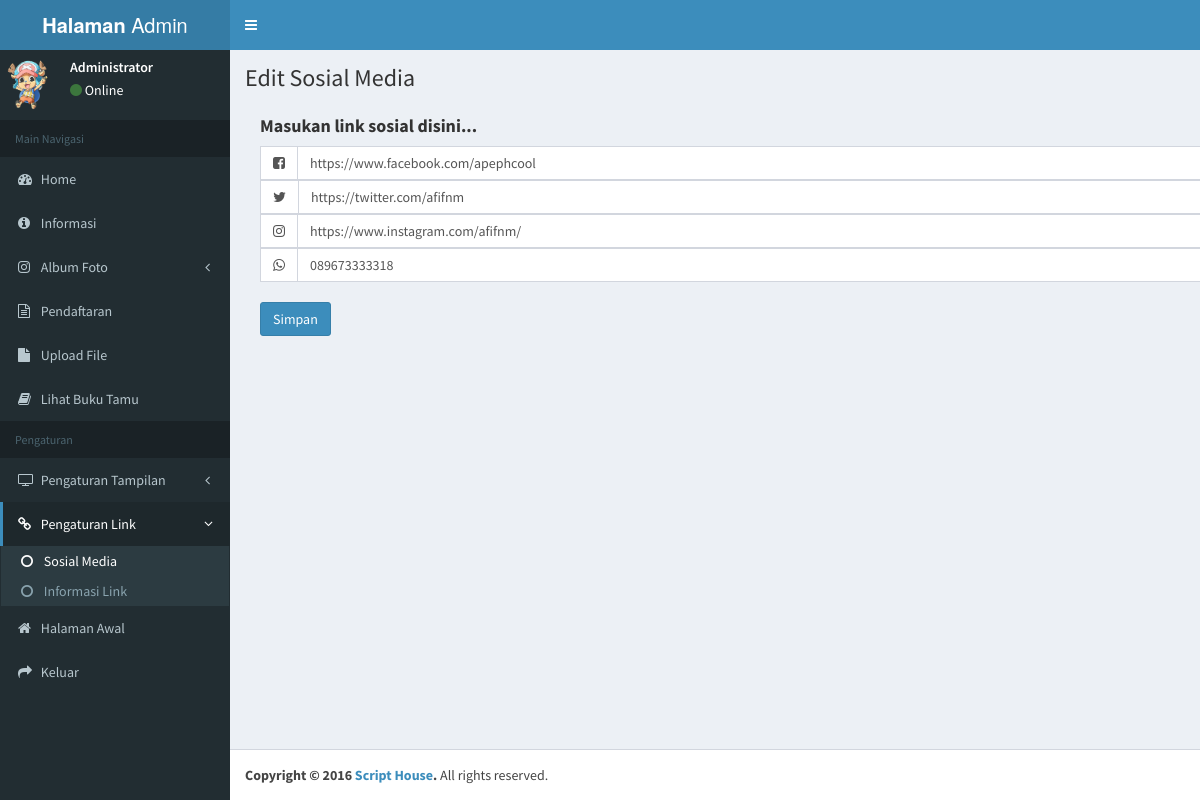
/adminpanel/linksosmed.php (signed in), run on the app's committed database.
### tables this page shows
CREATE TABLE `sosmed` (
  `fb` varchar(45) NOT NULL DEFAULT '',
  `twitter` varchar(45) DEFAULT NULL,
  `insta` varchar(45) DEFAULT NULL,
  `wa` varchar(45) DEFAULT NULL,
  PRIMARY KEY (`fb`)
);

### adminpanel/linksosmed.php (the view, shortened to what this page needs)
<?php
include "cek.php";
?>
<?php
$query = "SELECT*from sosmed";
$hasil = mysqli_query($conn, $query);
$data = mysqli_fetch_array($hasil);
?>
<!DOCTYPE html>
<html>
<head>
<?php
include "css.php";
?>
</head>
<body class="hold-transition skin-blue sidebar-mini">
<div class="wrapper">
<?php
include "sidebar.php";
?>
 <div class="content-wrapper">
    <section class="content-header">
      <h1>
        Edit Sosial Media
      </h1>
    </section>
    <section class="content">
		<div class="container">
		<div class="isi">
		<form action="" method="post" name="input" enctype="multipart/form-data">
		<h4><b> Masukan link sosial disini... </b></h4>
                <div class="input-group">
                  <div class="input-group-addon">
                    <i class="fa fa-facebook-square"></i>
                  </div>
                  <input type="text" class="form-control" name="facebook" value="<?php echo $data['fb'] ?>" required >
                </div>
                <div class="input-group">
                  <div class="input-group-addon">
                    <i class="fa fa-twitter"></i>
                  </div>
                  <input type="text" class="form-control" name="twitter" value="<?php echo $data['twitter'] ?>" required >
                </div>
                <div class="input-group">
                  <div class="input-group-addon">
                    <i class="fa fa-instagram"></i>
                  </div>
                  <input type="text" class="form-control" name="insta" value="<?php echo $data['insta'] ?>" required >
                </div>
                <div class="input-group">
                  <div class="input-group-addon">
                    <i class="fa fa-whatsapp"></i>
                  </div>
                  <input type="text" class="form-control" name="wa" value="<?php echo $data['wa'] ?>" required >
                </div> <br>
		<button type="submit" name="Edit" class="btn btn-primary"> Simpan </button>
		</form>
		</div>
		</div>
    </section>
  </div>
  <footer class="main-footer">
    <strong>Copyright &copy; 2016 <a href="http://scripthouse.co.id">Script House</a>.</strong> All rights
    reserved.
  </footer>
</div>
</body>
</html>

### data on the page
sosmed: facebook "https://www.facebook.com/apephcool", twitter "https://twitter.com/afifnm", insta "https://www.instagram.com/afifnm/", wa "089673333318"
